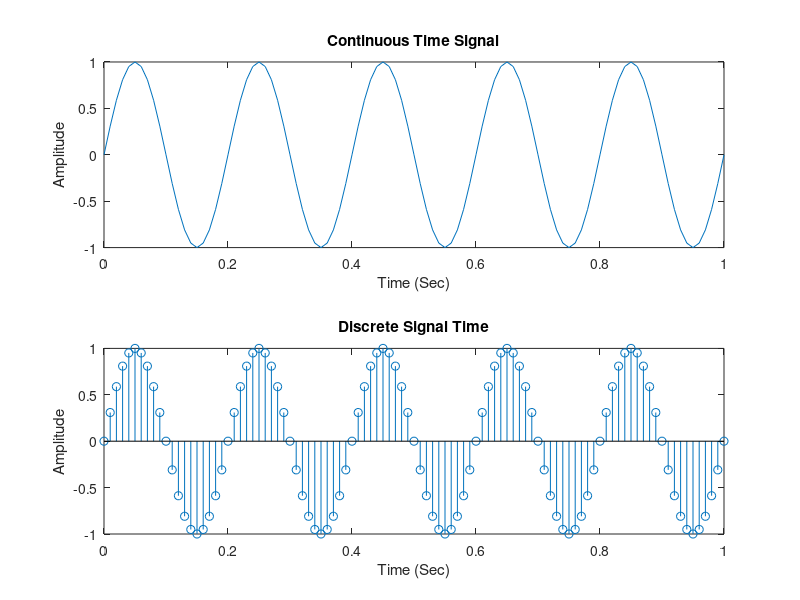

Here is the MATLAB script that generated this plot:
%Continuous and discrete signals

fs = 100;
t = 0 : 1 / fs : 1;
f = 5;
x = sin(2 * pi * f * t);

subplot(211);
plot(t, x);
title('Continuous Time Signal');
xlabel('Time (Sec)');
ylabel('Amplitude');

subplot(212);
stem(t, x);
title('Discrete Signal Time');
xlabel('Time (Sec)');
ylabel('Amplitude');
